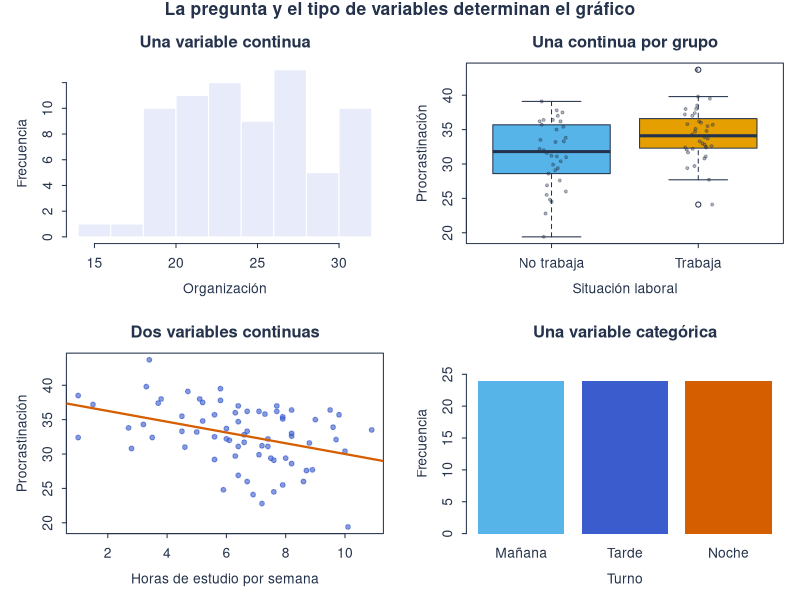
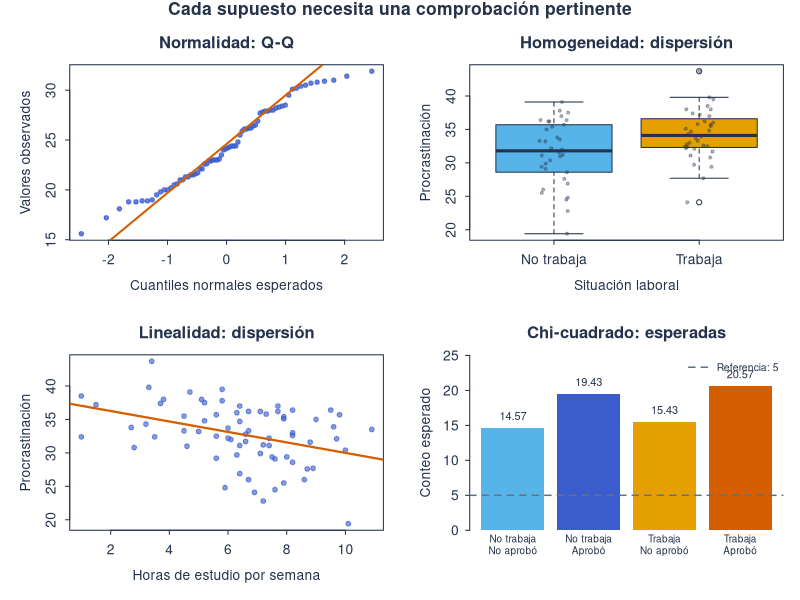
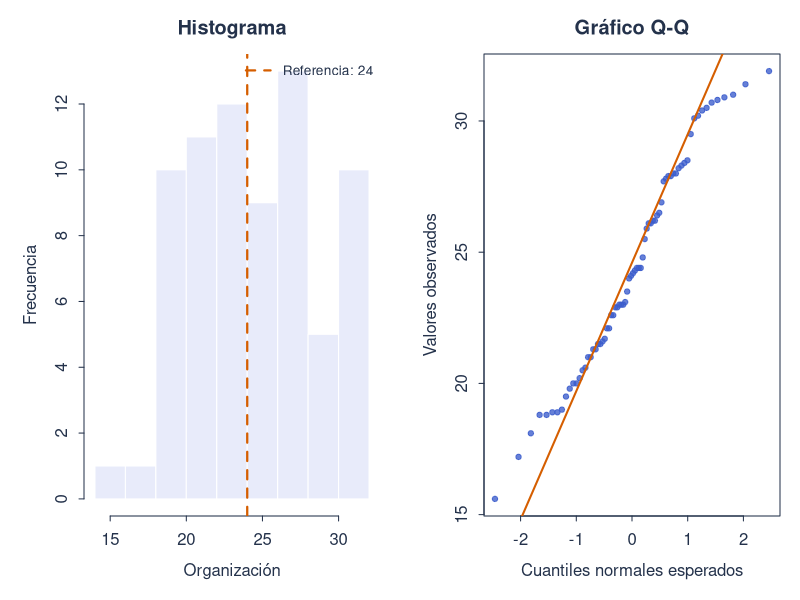
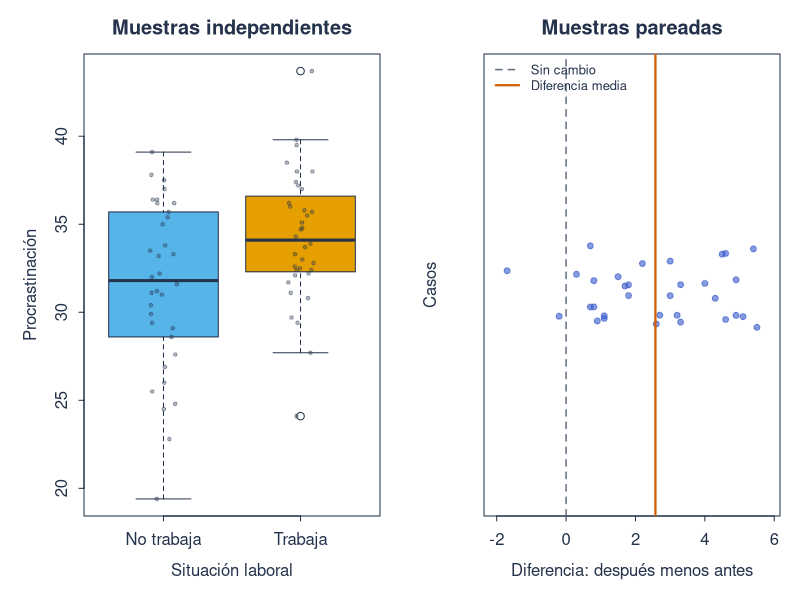
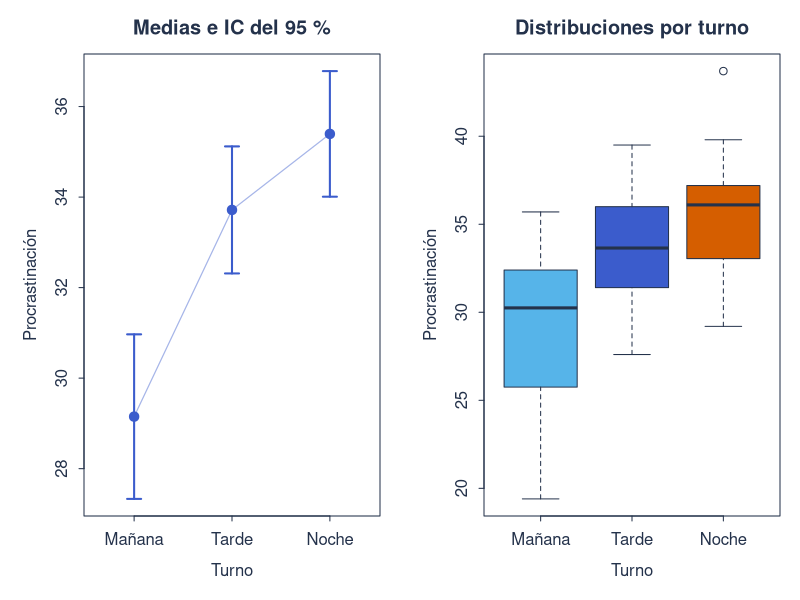
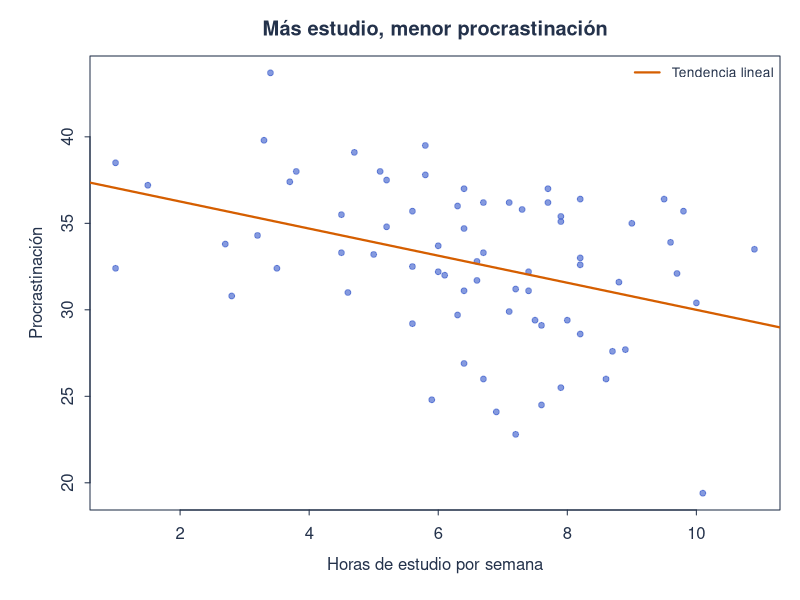
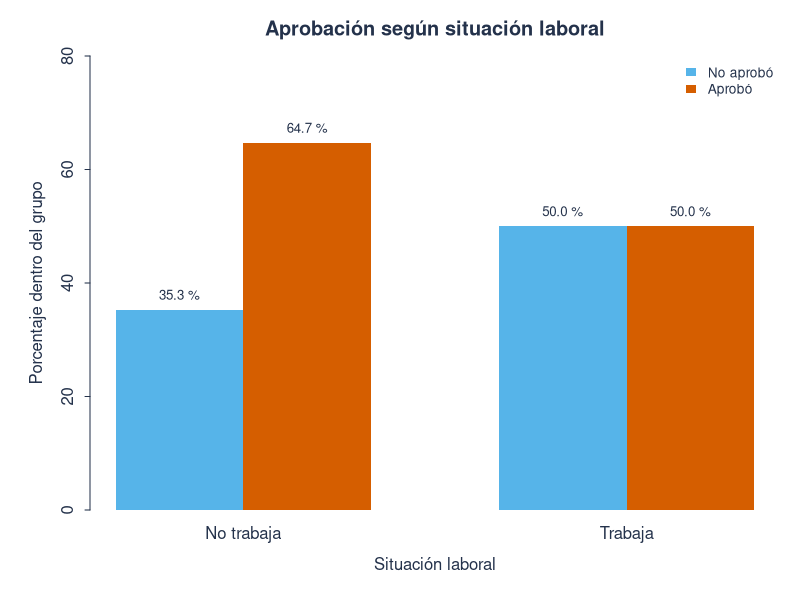
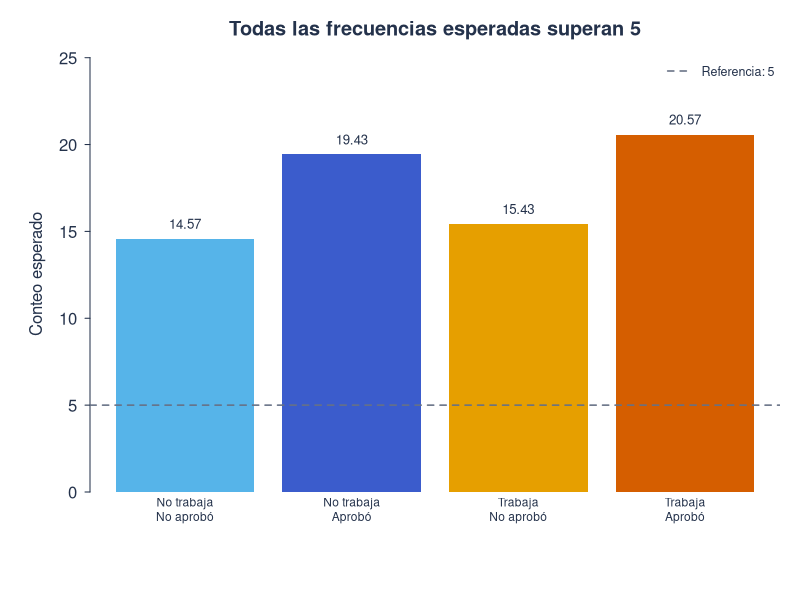

Reproduce these figures in R, in order.
# Genera las figuras del libro a partir de las bases de practica.
# Ejecutar desde la raiz del repositorio con R 4.5.3 o posterior.

options(stringsAsFactors = FALSE)

main <- read.csv("datos/encuesta-estudiantes-limpia.csv", na.strings = "")
paired <- read.csv("datos/taller-organizacion-prepost.csv", na.strings = "")

dir.create("figuras", showWarnings = FALSE)

ink <- "#24324B"
blue <- "#3B5CCC"
sky <- "#56B4E9"
orange <- "#D55E00"
green <- "#009E73"
yellow <- "#E69F00"
lavender <- "#E8EBFA"
grid_col <- "#DCE1ED"
muted <- "#667085"

work <- ifelse(is.na(main$trabaja), NA,
               ifelse(main$trabaja == "no", "No trabaja", "Trabaja"))
passed <- ifelse(is.na(main$aprobo_parcial), NA,
                 ifelse(main$aprobo_parcial == "no", "No aprob\u00f3", "Aprob\u00f3"))
turn_order <- c("manana", "tarde", "noche")
turn_labels <- c("Ma\u00f1ana", "Tarde", "Noche")

open_svg <- function(name, width = 9, height = 5.2) {
  svg(file.path("figuras", name), width = width, height = height,
      bg = "white", pointsize = 11, family = "sans")
}

panel_style <- function() {
  par(col.axis = ink, col.lab = ink, col.main = ink, fg = ink,
      mgp = c(2.2, 0.65, 0), tcl = -0.25)
}

soft_grid_y <- function() {
  abline(h = axTicks(2), col = grid_col, lwd = 0.8)
}

draw_hist <- function(x, main_title, x_label, reference = NULL) {
  h <- hist(x, breaks = "FD", plot = FALSE)
  plot(h, col = lavender, border = "white", main = main_title,
       xlab = x_label, ylab = "Frecuencia", col.axis = ink,
       col.lab = ink, col.main = ink)
  if (!is.null(reference)) {
    abline(v = reference, col = orange, lwd = 2.2, lty = 2)
    legend("topright", legend = paste("Referencia:", reference),
           col = orange, lty = 2, lwd = 2.2, bty = "n", text.col = ink,
           cex = 0.82)
  }
}

draw_qq <- function(x, main_title = "Gr\u00e1fico Q-Q") {
  qq <- qqnorm(x, plot.it = FALSE)
  plot(qq$x, qq$y, pch = 19, cex = 0.72, col = adjustcolor(blue, 0.78),
       main = main_title, xlab = "Cuantiles normales esperados",
       ylab = "Valores observados")
  qqline(x, col = orange, lwd = 2)
}

draw_scatter <- function(main_title = "Relaci\u00f3n entre dos variables") {
  plot(main$horas_estudio, main$procrastinacion, pch = 19, cex = 0.78,
       col = adjustcolor(blue, 0.62), main = main_title,
       xlab = "Horas de estudio por semana",
       ylab = "Procrastinaci\u00f3n")
  abline(lm(procrastinacion ~ horas_estudio, data = main),
         col = orange, lwd = 2.2)
}

draw_group_box <- function(main_title = "Distribuci\u00f3n por grupo") {
  keep <- !is.na(work)
  boxplot(main$procrastinacion[keep] ~ factor(work[keep],
           levels = c("No trabaja", "Trabaja")),
          col = c(sky, yellow), border = ink, main = main_title,
          xlab = "Situaci\u00f3n laboral", ylab = "Procrastinaci\u00f3n",
          names = c("No trabaja", "Trabaja"))
  stripchart(main$procrastinacion[keep] ~ factor(work[keep],
             levels = c("No trabaja", "Trabaja")),
             vertical = TRUE, method = "jitter", pch = 19,
             col = adjustcolor(ink, 0.35), cex = 0.5, add = TRUE)
}

draw_expected <- function(main_title = "Frecuencias esperadas") {
  tab <- table(factor(work, levels = c("No trabaja", "Trabaja")),
               factor(passed, levels = c("No aprob\u00f3", "Aprob\u00f3")))
  expected <- chisq.test(tab, correct = FALSE)$expected
  vals <- as.vector(t(expected))
  labs <- c("No trabaja\nNo aprob\u00f3", "No trabaja\nAprob\u00f3",
            "Trabaja\nNo aprob\u00f3", "Trabaja\nAprob\u00f3")
  mids <- barplot(vals, names.arg = labs, col = c(sky, blue, yellow, orange),
                  border = NA, ylim = c(0, max(vals) * 1.22),
                  main = main_title, ylab = "Conteo esperado", las = 1,
                  cex.names = 0.72)
  abline(h = 5, col = muted, lty = 2, lwd = 1.5)
  text(mids, vals, labels = sprintf("%.2f", vals), pos = 3, col = ink, cex = 0.8)
  legend("topright", legend = "Referencia: 5", col = muted, lty = 2,
         lwd = 1.5, bty = "n", text.col = ink, cex = 0.75)
}

# Capitulo 07: cuatro preguntas, cuatro elecciones graficas.
open_svg("07-mapa-graficos.svg", 9.4, 7.2)
par(mfrow = c(2, 2), mar = c(4, 4, 2.6, 1), oma = c(0, 0, 1.2, 0))
panel_style()
draw_hist(main$organizacion, "Una variable continua", "Organizaci\u00f3n")
draw_group_box("Una continua por grupo")
draw_scatter("Dos variables continuas")
counts <- table(factor(main$turno, levels = turn_order))
barplot(counts, names.arg = turn_labels, col = c(sky, blue, orange),
        border = NA, main = "Una variable categ\u00f3rica",
        xlab = "Turno", ylab = "Frecuencia", ylim = c(0, max(counts) * 1.18))
mtext("La pregunta y el tipo de variables determinan el gr\u00e1fico", side = 3,
      outer = TRUE, line = 0.1, col = ink, font = 2, cex = 1.05)
dev.off()

# Capitulo 09: diagnosticos que se leen junto con las pruebas.
open_svg("09-comprobacion-supuestos.svg", 9.4, 7.2)
par(mfrow = c(2, 2), mar = c(4.2, 4.2, 2.7, 1), oma = c(0, 0, 1.2, 0))
panel_style()
draw_qq(main$organizacion, "Normalidad: Q-Q")
draw_group_box("Homogeneidad: dispersi\u00f3n")
draw_scatter("Linealidad: dispersi\u00f3n")
draw_expected("Chi-cuadrado: esperadas")
mtext("Cada supuesto necesita una comprobaci\u00f3n pertinente", side = 3,
      outer = TRUE, line = 0.1, col = ink, font = 2, cex = 1.05)
dev.off()

# Capitulo 10: forma de la variable y ajuste a la normal.
open_svg("10-normalidad-una-muestra.svg", 9.2, 4.5)
par(mfrow = c(1, 2), mar = c(4.2, 4.2, 2.7, 1))
panel_style()
draw_hist(main$organizacion, "Histograma", "Organizaci\u00f3n", reference = 24)
draw_qq(main$organizacion)
dev.off()

# Capitulo 11: grupos independientes y diferencias pareadas.
open_svg("11-dos-grupos.svg", 9.2, 4.6)
par(mfrow = c(1, 2), mar = c(4.2, 4.2, 2.7, 1))
panel_style()
draw_group_box("Muestras independientes")
diffs <- paired$organizacion_post - paired$organizacion_pre
stripchart(diffs, method = "jitter", vertical = FALSE, pch = 19,
           col = adjustcolor(blue, 0.62), cex = 0.8,
           main = "Muestras pareadas",
           xlab = "Diferencia: despu\u00e9s menos antes", ylab = "Casos",
           xlim = range(c(0, diffs)) + c(-0.35, 0.35))
abline(v = 0, col = muted, lty = 2, lwd = 1.5)
abline(v = mean(diffs), col = orange, lwd = 2.2)
legend("topleft", legend = c("Sin cambio", "Diferencia media"),
       col = c(muted, orange), lty = c(2, 1), lwd = c(1.5, 2.2),
       bty = "n", text.col = ink, cex = 0.78)
dev.off()

# Capitulo 12: medias e intervalos, mas distribuciones por turno.
open_svg("12-anova.svg", 9.2, 4.7)
par(mfrow = c(1, 2), mar = c(4.2, 4.2, 2.7, 1))
panel_style()
groups <- lapply(turn_order, function(g) main$procrastinacion[main$turno == g])
means <- vapply(groups, mean, numeric(1))
ses <- vapply(groups, function(x) sd(x) / sqrt(length(x)), numeric(1))
cis <- qt(0.975, df = vapply(groups, length, integer(1)) - 1) * ses
plot(seq_along(means), means, pch = 19, cex = 1.25, col = blue,
     xaxt = "n", xlim = c(0.6, 3.4), ylim = range(means - cis, means + cis),
     main = "Medias e IC del 95 %", xlab = "Turno",
     ylab = "Procrastinaci\u00f3n")
axis(1, at = 1:3, labels = turn_labels)
arrows(1:3, means - cis, 1:3, means + cis, angle = 90, code = 3,
       length = 0.07, col = blue, lwd = 2)
lines(1:3, means, col = adjustcolor(blue, 0.45), lwd = 1.2)
boxplot(groups, names = turn_labels, col = c(sky, blue, orange), border = ink,
        main = "Distribuciones por turno", xlab = "Turno",
        ylab = "Procrastinaci\u00f3n")
dev.off()

# Capitulo 13: relacion observada y tendencia lineal.
open_svg("13-correlacion.svg", 7.5, 5.2)
par(mar = c(4.5, 4.5, 2.8, 1))
panel_style()
draw_scatter("M\u00e1s estudio, menor procrastinaci\u00f3n")
legend("topright", legend = "Tendencia lineal", col = orange, lwd = 2.2,
       bty = "n", text.col = ink, cex = 0.82)
dev.off()

# Capitulo 14: porcentajes observados y chequeo de esperadas.
open_svg("14-barras-agrupadas.svg", 7.5, 5.2)
par(mar = c(4.5, 4.5, 2.8, 1))
panel_style()
tab <- table(factor(work, levels = c("No trabaja", "Trabaja")),
             factor(passed, levels = c("No aprob\u00f3", "Aprob\u00f3")))
percent <- prop.table(tab, 1) * 100
mids <- barplot(t(percent), beside = TRUE, names.arg = c("No trabaja", "Trabaja"),
                col = c(sky, orange), border = NA, ylim = c(0, 80),
                main = "Aprobaci\u00f3n seg\u00fan situaci\u00f3n laboral",
                xlab = "Situaci\u00f3n laboral", ylab = "Porcentaje dentro del grupo")
text(mids, t(percent), labels = sprintf("%.1f %%", t(percent)), pos = 3,
     col = ink, cex = 0.8)
legend("topright", legend = colnames(percent), fill = c(sky, orange),
       border = NA, bty = "n", text.col = ink, cex = 0.82)
dev.off()

open_svg("14-frecuencias-esperadas.svg", 7.5, 5.2)
par(mar = c(5.4, 4.5, 2.8, 1))
panel_style()
draw_expected("Todas las frecuencias esperadas superan 5")
dev.off()

# Capitulo 17: ejemplos de mapeo, comparacion perceptiva y ejes honestos.
open_svg("17-gramatica-grafica.svg", 9.4, 3.8)
par(mfrow = c(1, 3), mar = c(4.1, 3.8, 2.7, 0.8))
panel_style()
draw_scatter("Posici\u00f3n + posici\u00f3n")
small_counts <- c(42, 31, 18, 9)
barplot(small_counts, names.arg = LETTERS[1:4], col = blue, border = NA,
        main = "Categor\u00eda + largo", xlab = "Categor\u00eda", ylab = "Cantidad")
boxplot(groups, names = turn_labels, col = c(sky, blue, orange), border = ink,
        main = "Grupo + distribuci\u00f3n", xlab = "Turno",
        ylab = "Procrastinaci\u00f3n")
dev.off()

open_svg("17-barras-vs-torta.svg", 9.2, 4.4)
par(mfrow = c(1, 2), mar = c(4.1, 4, 2.8, 1))
panel_style()
pie(small_counts, labels = paste0(LETTERS[1:4], "  ", small_counts, "%"),
    col = c(sky, blue, yellow, orange), border = "white",
    main = "\u00c1ngulos y \u00e1reas")
barplot(small_counts, names.arg = LETTERS[1:4], col = c(sky, blue, yellow, orange),
        border = NA, ylim = c(0, 50), main = "Longitudes sobre un eje com\u00fan",
        xlab = "Categor\u00eda", ylab = "Porcentaje")
dev.off()

open_svg("17-ejes-honestos.svg", 9.2, 4.4)
par(mfrow = c(1, 2), mar = c(4.1, 4.2, 2.8, 1))
panel_style()
comparison <- c(64.7, 50.0)
barplot(comparison, names.arg = c("No trabaja", "Trabaja"),
        col = c(sky, orange), border = NA, ylim = c(0, 70),
        main = "Eje desde cero", ylab = "Porcentaje que aprob\u00f3")
barplot(comparison, names.arg = c("No trabaja", "Trabaja"),
        col = c(sky, orange), border = NA, ylim = c(45, 70),
        main = "Eje truncado", ylab = "Porcentaje que aprob\u00f3")
mtext("Los mismos valores parecen mucho m\u00e1s distintos cuando el eje se corta",
      side = 1, outer = TRUE, line = -0.2, col = muted, cex = 0.86)
dev.off()

cat("Graficos generados en figuras/\n")
